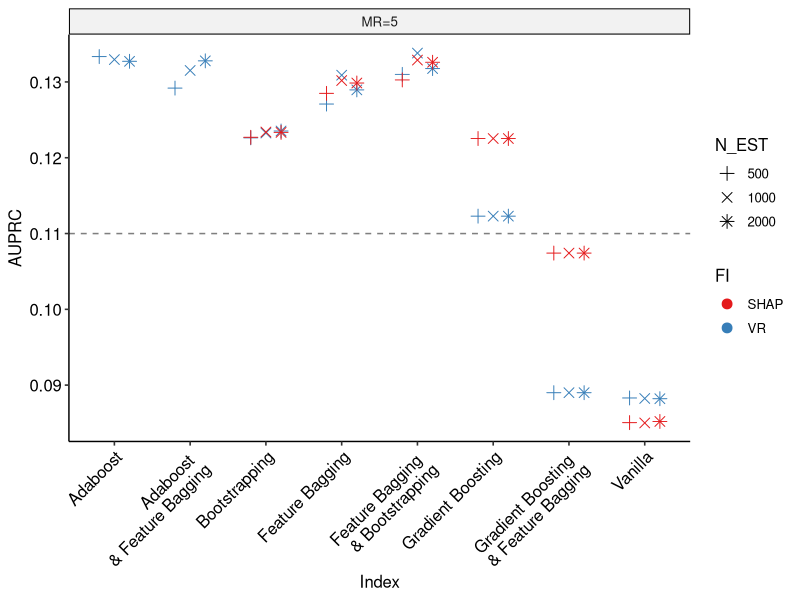
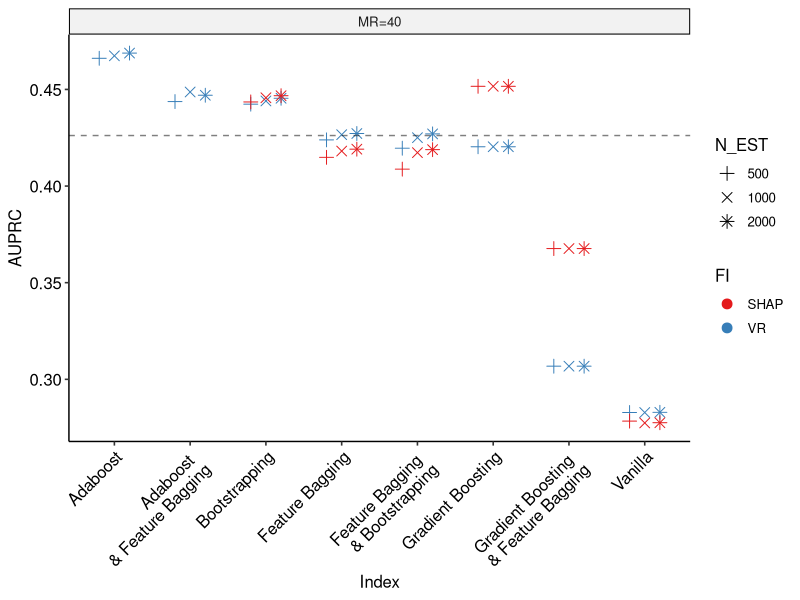
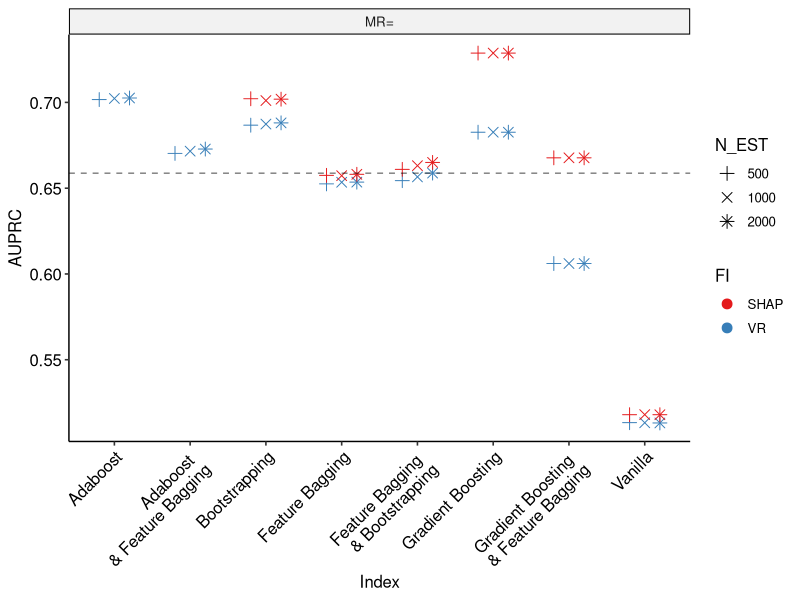
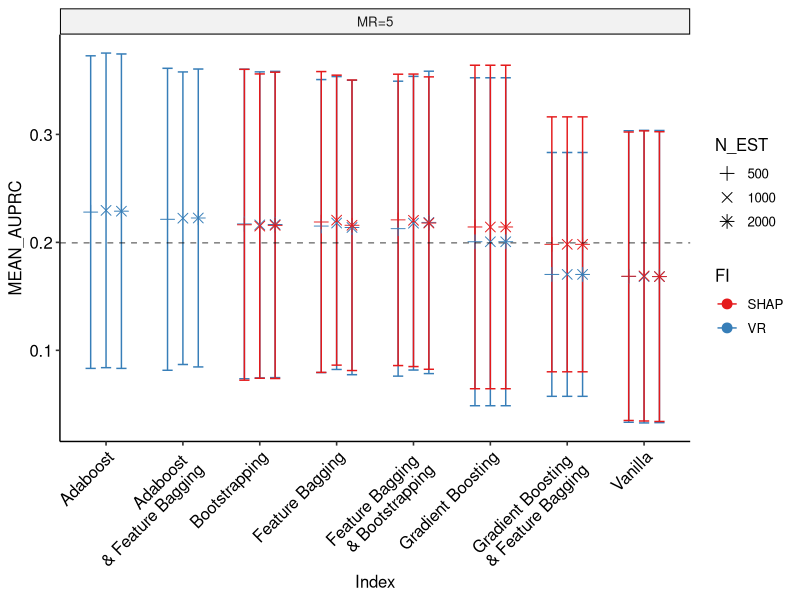
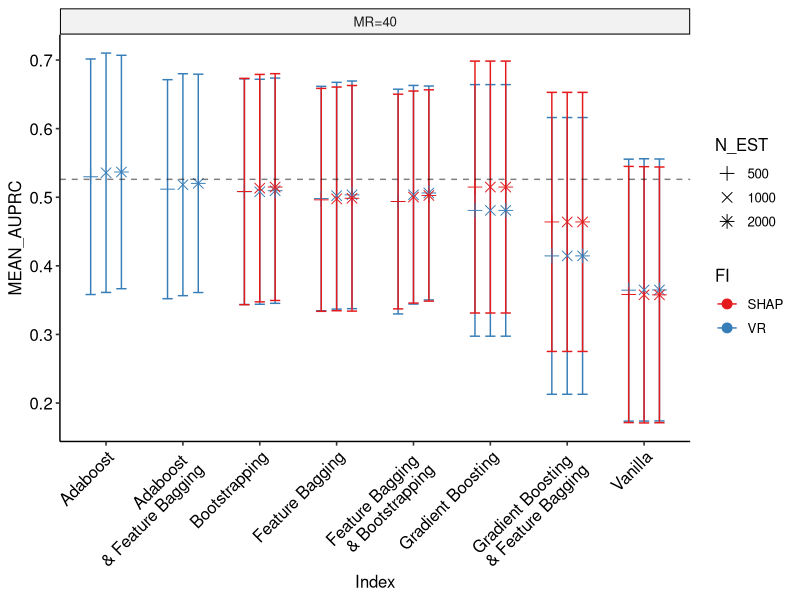
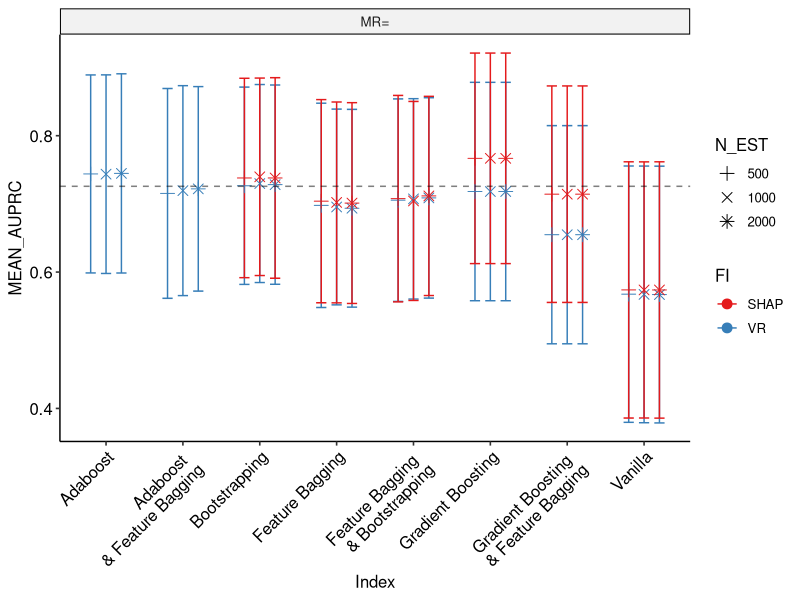
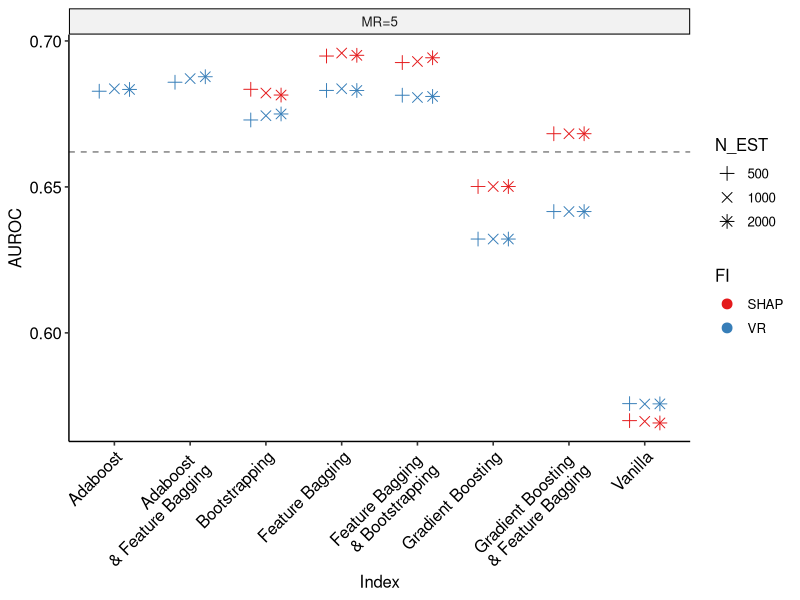
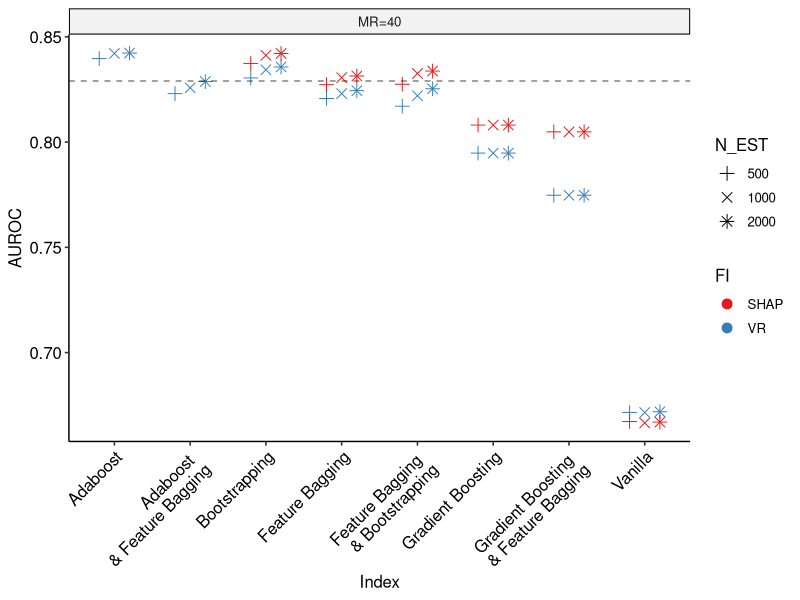

These figures' R source, in order:
## ---- chunk 1
library(rstatix)  # pipe-friendly statistical methods
library(ggplot2)
library(ggpubr)

rdf <- read.csv('./results/results_all_long.csv')

rdf$N_EST <- as.factor(rdf$N_EST)
rdf$Index <- as.factor(rdf$Index)
rdf$FI <- as.factor(rdf$FI)
rdf$MR <- factor(rdf$MR, levels = c(5,40,100), labels = c("MR=5", "MR=40", "MR="))

MR = unique(rdf$MR)
pd = position_dodge(0.6)

# Baselines
AUROC <- c(0.6619815875877165, 0.8290163353003178, 0.9078733931801096)
AUPRC <- c(0.10999212039806713, 0.4261383315393321, 0.6587304621389592)
MEAN_AUPRC <- c(0.19955715263807533, 0.5260921589703365, 0.7257882565622619)
MEAN_AUROC <- c(0.6725450267402954, 0.8441343415588369, 0.916339278444858)

# Genie3
MEAN_AUROC.g <- c(0.661429878034267, 0.84640849339549, 0.836797176757893)
## ---- chunk 2
for (i in seq_along(MR)) {
  mr <- MR[i]
  baseline_value <- AUPRC[i]
  p <- rdf %>%
    filter(MR == mr) %>%
     filter(!is.na(AUPRC)) %>%
    ggplot(aes(x=Index, y=AUPRC, group = N_EST, colour = FI)) + 
    geom_point(aes(shape = N_EST), position = pd, size = 3) +
    geom_hline(yintercept = baseline_value, linetype = "dashed", color = "black", alpha = 0.5) + 
    scale_shape_manual(values=c(3,4,8))+
    theme_pubr() + 
    scale_color_brewer(palette = 'Set1') +
    facet_wrap(MR~., ncol = 1, scales = "free_y") +
    theme(legend.position = "right",
      axis.text.x = element_text(angle = 45, hjust = 1),
    )
    
  plot(p)
  filename <- paste0("results/", mr , "_AUPRC" , ".png")
  # ggsave(filename, plot = p)
}
## ---- chunk 3
for (i in seq_along(MR)) {
  mr <- MR[i]
  baseline_value <- MEAN_AUPRC[i]
  p <- rdf %>%
    filter(MR == mr) %>%
     filter(!is.na(MEAN_AUPRC)) %>%
    ggplot(aes(x=Index, y=MEAN_AUPRC, group = N_EST, colour = FI)) + 
    geom_errorbar(aes(ymin=MEAN_AUPRC-STD_AUPRC, ymax=MEAN_AUPRC+STD_AUPRC), 
                  width=0.4, size = 0.5, position=pd, alpha = 1) +
    geom_point(aes(shape = N_EST), position = pd, size = 3) +
    geom_hline(yintercept = baseline_value, linetype = "dashed", color = "black", alpha = 0.5) +
    scale_shape_manual(values=c(3,4,8))+
    theme_pubr() + 
    scale_color_brewer(palette = 'Set1') +
    facet_wrap(MR~., ncol = 1, scales = "free_y") +
    theme(legend.position = "right",
      axis.text.x = element_text(angle = 45, hjust = 1),
    )
    
  plot(p)
  filename <- paste0("results/", mr , "_MEAN_AUPRC" , ".png")
  # ggsave(filename, plot = p)
}
## ---- chunk 4
for (i in seq_along(MR)) {
  mr <- MR[i]
  baseline_value <- AUROC[i]
  p <- rdf %>%
    filter(MR == mr) %>%
     filter(!is.na(AUROC)) %>%
    ggplot(aes(x=Index, y=AUROC, group = N_EST, colour = FI)) + 
    geom_point(aes(shape = N_EST), position = pd, size = 3) +
    geom_hline(yintercept = baseline_value, linetype = "dashed", color = "black", alpha = 0.5) + 
    scale_shape_manual(values=c(3,4,8))+
    theme_pubr() + 
    scale_color_brewer(palette = 'Set1') +
    facet_wrap(MR~., ncol = 1, scales = "free_y") +
    theme(legend.position = "right",
      axis.text.x = element_text(angle = 45, hjust = 1),
    )
    
  plot(p)
  filename <- paste0("results/", mr , "_AUROC" , ".png")
  # ggsave(filename, plot = p)
}
## ---- chunk 5
for (i in seq_along(MR)) {
  mr <- MR[i]
  baseline_value <- MEAN_AUROC[i]
  p <- rdf %>%
    filter(MR == mr) %>%
     filter(!is.na(MEAN_AUROC)) %>%
    ggplot(aes(x=Index, y=MEAN_AUROC, group = N_EST, colour = FI)) + 
    geom_errorbar(aes(ymin=MEAN_AUROC-STD_AUROC, ymax=MEAN_AUROC+STD_AUROC), 
                  width=0.4, size = 0.5, position=pd, alpha = 1) +
    geom_point(aes(shape = N_EST), position = pd, size = 3) +
    # geom_point(aes(y = AUROC),  size = 2)+
    geom_hline(yintercept = baseline_value, linetype = "dashed", color = "black", alpha = 0.5) + 
        geom_hline(yintercept = MEAN_AUROC.g[i], linetype = "dashed", color = "green", alpha = 0.5) + 
    scale_shape_manual(values=c(3,4,8))+
    theme_pubr() + 
    scale_color_brewer(palette = 'Set1') +
    facet_wrap(MR~., ncol = 1, scales = "free_y") +
    theme(legend.position = "right",
      axis.text.x = element_text(angle = 45, hjust = 1))+
    xlab(NULL) + ylab('AUROC')
    
  plot(p)
  filename <- paste0("results/", mr , "_MEAN_AUROC" , ".png")
  # ggsave(filename, plot = p)
}
